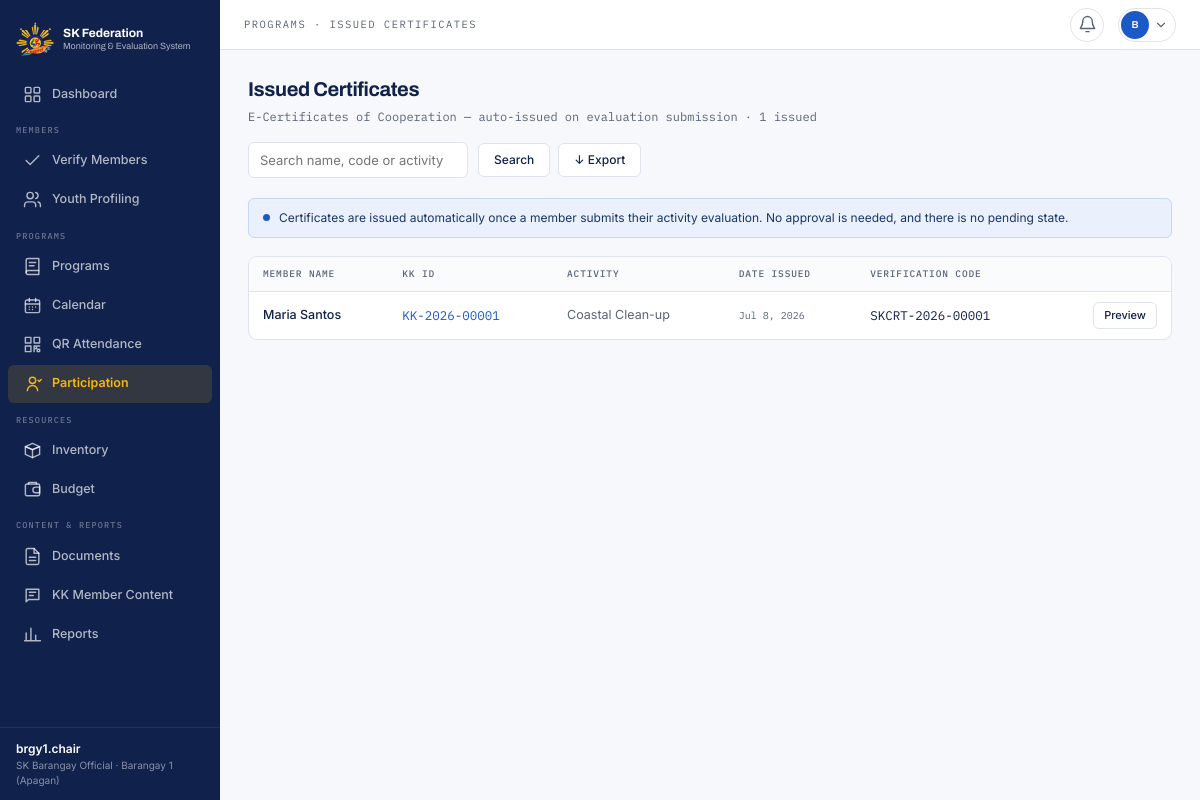
The app's page /barangay/certificates.php (signed in) with its own data.
### tables this page shows
CREATE TABLE users (
  user_id              INT(11)      NOT NULL AUTO_INCREMENT,
  role_id              INT(11)      NOT NULL,
  barangay_id          INT(11)      DEFAULT NULL,
  verified_by          INT(11)      DEFAULT NULL,
  username             VARCHAR(50)  NOT NULL,
  email                VARCHAR(150) NOT NULL,
  password_hash        VARCHAR(255) NOT NULL,
  verification_status  VARCHAR(20)  NOT NULL DEFAULT 'pending',
  date_verified        DATETIME     DEFAULT NULL,
  rejection_reason     VARCHAR(255) DEFAULT NULL,
  is_active            TINYINT(1)   NOT NULL DEFAULT 1,
  last_login           DATETIME     DEFAULT NULL,
  date_created         DATETIME     NOT NULL DEFAULT CURRENT_TIMESTAMP,
  PRIMARY KEY (user_id),
  UNIQUE KEY uq_users_username (username),
  UNIQUE KEY uq_users_email (email),
  KEY fk_users_role (role_id),
  KEY fk_users_barangay (barangay_id),
  KEY fk_users_verifier (verified_by),
  CONSTRAINT fk_users_role     FOREIGN KEY (role_id)     REFERENCES roles (role_id),
  CONSTRAINT fk_users_barangay FOREIGN KEY (barangay_id) REFERENCES barangays (barangay_id),
  CONSTRAINT fk_users_verifier FOREIGN KEY (verified_by) REFERENCES users (user_id),
  CONSTRAINT chk_users_status  CHECK (verification_status IN ('pending','verified','rejected'))
);

CREATE TABLE barangays (
  barangay_id    INT(11)      NOT NULL AUTO_INCREMENT,
  barangay_name  VARCHAR(100) NOT NULL,
  municipality   VARCHAR(100) NOT NULL DEFAULT 'Nasipit',
  chairman_id    INT(11)      DEFAULT NULL,    
  PRIMARY KEY (barangay_id),
  UNIQUE KEY uq_barangay (barangay_name, municipality),
  KEY fk_barangay_chairman (chairman_id),
  CONSTRAINT fk_barangay_chairman FOREIGN KEY (chairman_id) REFERENCES users (user_id) ON DELETE SET NULL
);

CREATE TABLE certificates (
  certificate_id INT(11)     NOT NULL AUTO_INCREMENT,
  response_id    INT(11)     NOT NULL,
  profile_id     INT(11)     NOT NULL,
  activity_id    INT(11)     NOT NULL,
  certificate_no VARCHAR(50) NOT NULL,
  date_issued    DATETIME    NOT NULL DEFAULT CURRENT_TIMESTAMP,
  PRIMARY KEY (certificate_id),
  UNIQUE KEY uq_cert_no (certificate_no),
  UNIQUE KEY uq_cert_response (response_id),
  KEY fk_cert_profile (profile_id),
  KEY fk_cert_activity (activity_id),
  CONSTRAINT fk_cert_response FOREIGN KEY (response_id) REFERENCES evaluation_responses (response_id) ON DELETE CASCADE,
  CONSTRAINT fk_cert_profile  FOREIGN KEY (profile_id)  REFERENCES youth_profiles (profile_id),
  CONSTRAINT fk_cert_activity FOREIGN KEY (activity_id) REFERENCES activities (activity_id)
);

CREATE TABLE youth_profiles (
  profile_id    INT(11)      NOT NULL AUTO_INCREMENT,
  user_id       INT(11)      DEFAULT NULL,
  barangay_id   INT(11)      NOT NULL,
  full_name     VARCHAR(255) NOT NULL,
  birthdate     DATE         NOT NULL,
  sex           VARCHAR(10)  DEFAULT NULL,
  contact_no    VARCHAR(20)  DEFAULT NULL,
  address       VARCHAR(255) DEFAULT NULL,
  civil_status  VARCHAR(30)  DEFAULT NULL,
  education     VARCHAR(100) DEFAULT NULL,
  work_status   VARCHAR(100) DEFAULT NULL,
  youth_org     VARCHAR(255) DEFAULT NULL,
  school_status VARCHAR(30)  DEFAULT NULL,
  is_pwd        TINYINT(1)   DEFAULT NULL,
  attended_assembly TINYINT(1) DEFAULT NULL,
   
   
  id_document_type VARCHAR(50)  DEFAULT NULL,
  id_document_path VARCHAR(255) DEFAULT NULL,
  selfie_path      VARCHAR(255) DEFAULT NULL,
  consent_date     DATETIME     DEFAULT NULL,
  date_encoded  DATETIME     NOT NULL DEFAULT CURRENT_TIMESTAMP,
  PRIMARY KEY (profile_id),
  UNIQUE KEY uq_profile_user (user_id),
  KEY fk_profile_barangay (barangay_id),
  CONSTRAINT fk_profile_user     FOREIGN KEY (user_id)     REFERENCES users (user_id) ON DELETE SET NULL,
  CONSTRAINT fk_profile_barangay FOREIGN KEY (barangay_id) REFERENCES barangays (barangay_id)
);

CREATE TABLE activities (
  activity_id   INT(11)      NOT NULL AUTO_INCREMENT,
  program_id    INT(11)      NOT NULL,
  title         VARCHAR(255) NOT NULL,
  activity_date DATE         NOT NULL,
  start_time    TIME         DEFAULT NULL,
  end_time      TIME         DEFAULT NULL,
  venue         VARCHAR(255) DEFAULT NULL,
  qr_token      VARCHAR(64)  NOT NULL,
  is_open       TINYINT(1)   NOT NULL DEFAULT 1,
  target_count  INT(11)      NOT NULL DEFAULT 0,
  PRIMARY KEY (activity_id),
  UNIQUE KEY uq_activity_qr (qr_token),
  KEY fk_activity_program (program_id),
  CONSTRAINT fk_activity_program FOREIGN KEY (program_id) REFERENCES programs (program_id) ON DELETE CASCADE
);

### config/database.php (called while the page is built, shortened)
<?php
function db(): PDO
{
    static $pdo = null;
    if ($pdo === null) {
        $dsn = 'mysql:host=' . DB_HOST . ';port=' . DB_PORT . ';dbname=' . DB_NAME . ';charset=utf8mb4';
        try {
            $pdo = new PDO($dsn, DB_USER, DB_PASS, [
                PDO::ATTR_ERRMODE            => PDO::ERRMODE_EXCEPTION,
                PDO::ATTR_DEFAULT_FETCH_MODE => PDO::FETCH_ASSOC,
                PDO::ATTR_EMULATE_PREPARES   => false,
            ]);
            $pdo->exec("SET time_zone = '+08:00'");
        } catch (PDOException $e) {
            http_response_code(500);
            error_log('Database connection failed: ' . $e->getMessage());
            exit('The database is not available. Check that MySQL is running in XAMPP and that database/schema.sql has been imported.');
        }
    }
    return $pdo;
}
function q(string $sql, array $params = []): PDOStatement
{
    $stmt = db()->prepare($sql);
    $stmt->execute($params);
    return $stmt;
}
function q_all(string $sql, array $params = []): array
{
    return q($sql, $params)->fetchAll();
}
function q_one(string $sql, array $params = []): ?array
{
    $row = q($sql, $params)->fetch();
    return $row === false ? null : $row;
}

### includes/auth.php (called while the page is built, shortened)
<?php
require_once __DIR__ . '/helpers.php';
function current_user(bool $refresh = false): ?array
{
    static $user = false;
    if ($user !== false && !$refresh) {
        return $user;
    }
    $user = null;
    if (!empty($_SESSION['user_id'])) {
        $row = q_one(
            'SELECT u.*, b.barangay_name, p.profile_id, p.full_name, p.date_encoded
               FROM users u
               LEFT JOIN barangays b ON b.barangay_id = u.barangay_id
               LEFT JOIN youth_profiles p ON p.user_id = u.user_id
              WHERE u.user_id = ?',
            [$_SESSION['user_id']]
        );
        if ($row && (int) $row['is_active'] === 1 && $row['verification_status'] === 'verified'
            && ((int) $row['role_id'] === ROLE_ADMIN || setting('maintenance_mode') !== '1')) {
            $user = $row;
        } else {
            $_SESSION = [];
        }
    }
    return $user;
}
function role(): int
{
    return (int) (current_user()['role_id'] ?? 0);
}
function my_barangay(): ?int
{
    $b = current_user()['barangay_id'] ?? null;
    return $b === null ? null : (int) $b;
}
function display_name(?array $u = null): string
{
    $u = $u ?? current_user();
    return $u['full_name'] ?: $u['username'];
}
function home_url(int $role): string
{
    return [
        ROLE_ADMIN => 'admin/index.php',
        ROLE_FEDERATION => 'federation/index.php',
        ROLE_BARANGAY => 'barangay/index.php',
        ROLE_MEMBER => 'member/index.php',
    ][$role] ?? 'index.php';
}
function require_login(): array
{
    $user = current_user();
    return $user;
}
function require_role(int ...$roles): array
{
    $user = require_login();
    return $user;
}

### includes/helpers.php (called while the page is built, shortened)
<?php
require_once __DIR__ . '/../config/database.php';
function e($value): string
{
    return htmlspecialchars((string) ($value ?? ''), ENT_QUOTES | ENT_SUBSTITUTE, 'UTF-8');
}
function url(string $path = ''): string
{
    return BASE_URL . '/' . ltrim($path, '/');
}
function asset(string $path): string
{
    $file = APP_ROOT . '/assets/' . $path;
    $v = is_file($file) ? filemtime($file) : 0;
    return url('assets/' . $path) . '?v=' . $v;
}
function fmt_date(?string $d, string $format = 'M j, Y'): string
{
    return $d ? date($format, strtotime($d)) : '—';
}
function kk_id(int $profileId, ?string $dateEncoded = null): string
{
    return sprintf('KK-%s-%05d', $dateEncoded ? date('Y', strtotime($dateEncoded)) : date('Y'), $profileId);
}
function get(string $key, $default = '')
{
    $v = $_GET[$key] ?? $default;
    return is_string($v) ? trim($v) : $default;
}
function setting(string $key, string $default = ''): string
{
    static $cache = null;
    if ($cache === null) {
        $cache = [];
        foreach (q_all('SELECT setting_key, setting_value FROM settings') as $r) {
            $cache[$r['setting_key']] = $r['setting_value'];
        }
    }
    return $cache[$key] ?? $default;
}

### barangay/certificates.php (the view, shortened to what this page needs)
<?php
require_role(ROLE_BARANGAY);
$b = my_barangay();
$search = get('q');
$params = [$b];
$extra = '';
$certs = q_all('SELECT c.*, yp.full_name, yp.date_encoded, a.title, a.activity_date FROM certificates c
                  JOIN youth_profiles yp ON yp.profile_id = c.profile_id JOIN activities a ON a.activity_id = c.activity_id
                  JOIN programs p ON p.program_id = a.program_id WHERE p.barangay_id = ?' . $extra . ' ORDER BY c.date_issued DESC', $params);
$nav = 'participation';
require __DIR__ . '/../includes/header.php';
?>
<div class="page-head">
  <div><h1 class="page-title">Issued Certificates</h1><div class="page-sub">E-Certificates of Cooperation — auto-issued on evaluation submission · <?= count($certs) ?> issued</div></div>
  <div class="page-actions"><form method="get" class="row"><input class="input" name="q" value="<?= e($search) ?>" placeholder="Search name, code or activity" style="width:220px"><button class="btn btn-secondary">Search</button></form><a class="btn btn-secondary" href="?export=csv">↓ Export</a></div>
</div>
<div class="scope-banner">Certificates are issued automatically once a member submits their activity evaluation. No approval is needed, and there is no pending state.</div>
<div class="card table-wrap">
  <table class="table">
    <thead><tr><th>Member Name</th><th>KK ID</th><th>Activity</th><th>Date Issued</th><th>Verification Code</th><th></th></tr></thead>
    <tbody>
    <?php foreach ($certs as $c): ?>
      <tr><td style="font-weight:500"><?= e($c['full_name']) ?></td><td class="record-id"><?= e(kk_id((int) $c['profile_id'], $c['date_encoded'])) ?></td><td class="muted"><?= e($c['title']) ?></td>
        <td class="sub"><?= e(fmt_date($c['date_issued'])) ?></td><td class="mono"><?= e($c['certificate_no']) ?></td>
        <td class="right"><a class="btn btn-secondary btn-sm" href="?view=<?= (int) $c['certificate_id'] ?>">Preview</a></td></tr>
    <?php endforeach; ?>
    </tbody>
  </table>
</div>
<?php require __DIR__ . '/../includes/footer.php';

### includes/sidebar.php (shortened to what this page needs)
<?php
function nav_icon(string $name): string
{
    static $paths = [
        'dashboard' => '<rect x="3" y="3" width="7" height="7" rx="1"/><rect x="14" y="3" width="7" height="7" rx="1"/><rect x="3" y="14" width="7" height="7" rx="1"/><rect x="14" y="14" width="7" height="7" rx="1"/>',
        'people' => '<path d="M16 21v-2a4 4 0 0 0-4-4H6a4 4 0 0 0-4 4v2"/><circle cx="9" cy="7" r="4"/><path d="M22 21v-2a4 4 0 0 0-3-3.87M16 3.13a4 4 0 0 1 0 7.75"/>',
        'programs' => '<path d="M4 19.5A2.5 2.5 0 0 1 6.5 17H20"/><path d="M6.5 2H20v20H6.5A2.5 2.5 0 0 1 4 19.5v-15A2.5 2.5 0 0 1 6.5 2Z"/><path d="M8 7h8M8 11h6"/>',
        'calendar' => '<rect x="3" y="5" width="18" height="16" rx="2"/><path d="M16 3v4M8 3v4M3 10h18"/><path d="M8 14h.01M12 14h.01M16 14h.01M8 17h.01M12 17h.01"/>',
        'participation' => '<circle cx="12" cy="8" r="4"/><path d="M5.5 21a6.5 6.5 0 0 1 13 0M19 8l1.5 1.5L23 7"/>',
        'documents' => '<path d="M14 2H6a2 2 0 0 0-2 2v16a2 2 0 0 0 2 2h12a2 2 0 0 0 2-2V8Z"/><path d="M14 2v6h6M8 13h8M8 17h8"/>',
        'content' => '<path d="M4 4h16v13H7l-3 3Z"/><path d="M8 8h8M8 12h5"/>',
        'reports' => '<path d="M4 20V10M10 20V4M16 20v-7M22 20H2"/>',
        'qr' => '<rect x="3" y="3" width="7" height="7"/><rect x="14" y="3" width="7" height="7"/><rect x="3" y="14" width="7" height="7"/><path d="M14 14h3v3h-3zM18 18h3v3h-3zM18 14h3M14 18v3"/>',
        'inventory' => '<path d="m3 7 9-4 9 4-9 4Z"/><path d="m3 7 9 4 9-4v10l-9 4-9-4Z"/><path d="M12 11v10"/>',
        'budget' => '<rect x="3" y="5" width="18" height="15" rx="2"/><path d="M16 9h5v7h-5a3.5 3.5 0 0 1 0-7ZM7 5V3h10v2"/>',
        'verify' => '<path d="M20 6 9 17l-5-5"/>',
        'certificate' => '<circle cx="12" cy="8" r="5"/><path d="m8.5 12-1 9 4.5-2 4.5 2-1-9"/>',
        'settings' => '<circle cx="12" cy="12" r="3"/><path d="M12 2v3M12 19v3M4.2 4.2l2.1 2.1M17.7 17.7l2.1 2.1M2 12h3M19 12h3M4.2 19.8l2.1-2.1M17.7 6.3l2.1-2.1"/>',
        'logs' => '<path d="M3 12a9 9 0 1 0 3-6.7L3 8"/><path d="M3 3v5h5M12 7v5l3 2"/>',
        'announcements' => '<path d="m3 11 18-5v12L3 14Z"/><path d="m11.6 16.4.9 4.6H8l-1.4-6"/>',
        'feedback' => '<path d="M21 15a4 4 0 0 1-4 4H8l-5 3V7a4 4 0 0 1 4-4h10a4 4 0 0 1 4 4Z"/><path d="M8 9h8M8 13h5"/>',
        'scan' => '<path d="M3 7V4a1 1 0 0 1 1-1h3M17 3h3a1 1 0 0 1 1 1v3M21 17v3a1 1 0 0 1-1 1h-3M7 21H4a1 1 0 0 1-1-1v-3M7 12h10"/>',
        'bell' => '<path d="M18 8a6 6 0 0 0-12 0c0 7-3 7-3 9h18c0-2-3-2-3-9M10 21h4"/>',
    ];
    return '<svg width="19" height="19" viewBox="0 0 24 24" fill="none" stroke="currentColor" stroke-width="1.8" stroke-linecap="round" stroke-linejoin="round" aria-hidden="true">' . ($paths[$name] ?? '') . '</svg>';
}
function nav_groups(int $role): array
{
    switch ($role) {
        case ROLE_BARANGAY:
            return [
                ['', [['dashboard', 'Dashboard', 'barangay/index.php', 'dashboard']]],
                ['Members', [['verify', 'Verify Members', 'barangay/verify.php', 'verify'],
                             ['youth', 'Youth Profiling', 'barangay/youth.php', 'people']]],
                ['Programs', [['programs', 'Programs', 'barangay/programs.php', 'programs'],
                              ['calendar', 'Calendar', 'barangay/calendar.php', 'calendar'],
                              ['qr', 'QR Attendance', 'barangay/qr.php', 'qr'],
                              ['participation', 'Participation', 'barangay/participation.php', 'participation']]],
                ['Resources', [['inventory', 'Inventory', 'barangay/inventory.php', 'inventory'],
                               ['budget', 'Budget', 'barangay/budget.php', 'budget']]],
                ['Content & Reports', [['documents', 'Documents', 'barangay/documents.php', 'documents'],
                                       ['content', 'KK Member Content', 'barangay/content.php', 'content'],
                                       ['reports', 'Reports', 'barangay/reports.php', 'reports']]],
            ];
    }
    return [];
}
$__groups = nav_groups(role());
?>
<nav class="nav-rail" id="nav-rail" aria-label="Main navigation">
  <a class="nav-brand" href="<?= e(url(home_url(role()))) ?>">
    <img src="<?= e(asset('img/sk-federation-logo.png')) ?>" alt="SK Federation Nasipit logo" width="38" height="38">
    <span>
      <strong>SK Federation</strong>
      <small>Monitoring &amp; Evaluation System</small>
    </span>
  </a>
  <div class="nav-groups">
    <?php foreach ($__groups as [$__label, $__items]): ?>
      <div class="nav-group">
        <?php if ($__label !== ''): ?><div class="nav-group-label"><?= e($__label) ?></div><?php endif; ?>
        <?php foreach ($__items as [$__id, $__text, $__href, $__icon]): ?>
          <a class="nav-item<?= ($nav ?? '') === $__id ? ' active' : '' ?>" href="<?= e(url($__href)) ?>"<?= ($nav ?? '') === $__id ? ' aria-current="page"' : '' ?>>
            <span class="nav-icon"><?= nav_icon($__icon) ?></span><span><?= e($__text) ?></span>
          </a>
        <?php endforeach; ?>
      </div>
    <?php endforeach; ?>
  </div>
  <div class="nav-foot">
    <div class="nav-foot-name"><?= e(display_name()) ?></div>
    <div class="nav-foot-role"><?= e(ROLE_LABELS[role()] ?? '') ?><?= current_user()['barangay_name'] ? ' · ' . e(current_user()['barangay_name']) : '' ?></div>
  </div>
</nav>

### records on screen
users: username "brgy1.chair", role "SK Barangay Official", barangay.barangay_name "Barangay 1 (Apagan)"
certificates: profile.full_name "Maria Santos", profile.date_encoded "KK-2026-00001", activity.title "Coastal Clean-up", date_issued "Jul 8, 2026", certificate_no "SKCRT-2026-00001"

### other values on screen
$__text "Dashboard"
$__label "MEMBERS"
$__text "Verify Members"
$__text "Youth Profiling"
$__label "PROGRAMS"
$__text "Programs"
$__text "Calendar"
$__text "QR Attendance"
$__text "Participation"
$__label "RESOURCES"
$__text "Inventory"
$__text "Budget"
$__label "CONTENT & REPORTS"
$__text "Documents"
$__text "KK Member Content"
